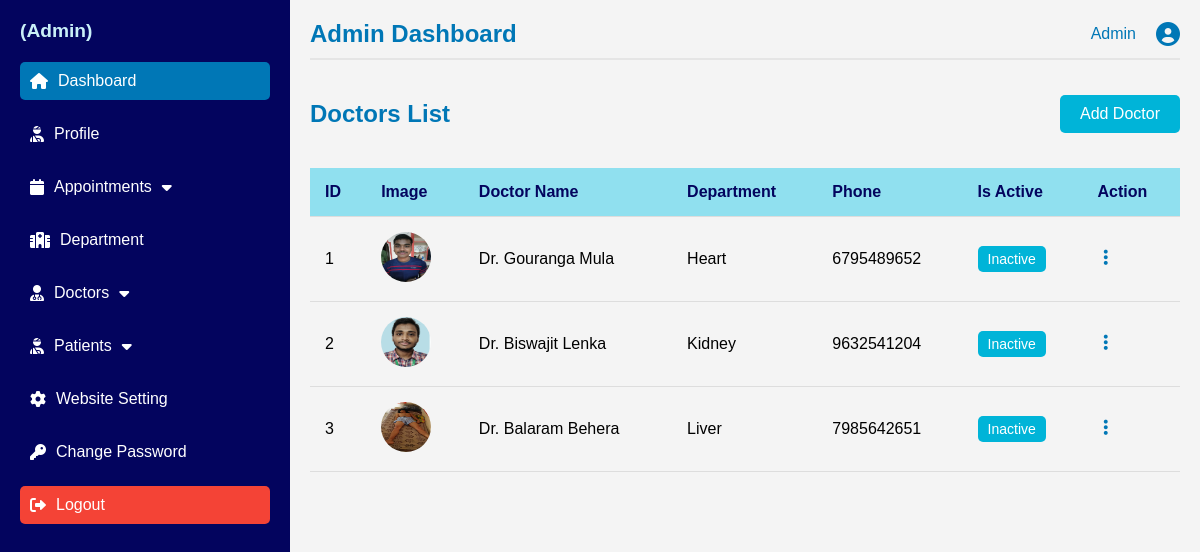
/admin_doctor_list, run on the app's committed database.
### authapp/models.py (models this page shows, shortened)
class DoctorProfile(models.Model):
    user = models.OneToOneField(User, on_delete=models.CASCADE)
    phone = models.CharField(max_length=20)
    department = models.ForeignKey(Department, on_delete=models.SET_NULL, null=True)
    gender = models.CharField(max_length=10, choices=[('male', 'Male'), ('female', 'Female'), ('other', 'Other')])
    designation = models.CharField(max_length=100, blank=True, null=True)
    qualification = models.CharField(max_length=100, blank=True, null=True)
    experience = models.PositiveIntegerField(default=0)
    specialization = models.CharField(max_length=100, blank=True, null=True)
    bio = models.TextField(max_length=500, blank=True, null=True)
    consultant_fees = models.DecimalField(max_digits=10, decimal_places=2, default=0.00)
    profile_image = models.ImageField(upload_to='images/', blank=True, null=True)
    address = models.CharField(max_length=255, blank=True, null=True)
    is_doctor = models.BooleanField(default=True)
    def get_full_name(self):
        return f"Dr. {self.user.first_name} {self.user.last_name}"
    def get_profile_image_url(self):
        if self.profile_image:
            return self.profile_image.url
        return 'path/to/default/image.jpg'

### website/models.py (models this page shows, shortened)
class Department(models.Model):
    name = models.CharField(max_length=100)
    image = models.ImageField(upload_to='images/')
    url = models.URLField(max_length=200)

### adminapp/views.py (the view)
# urls.py: path('admin_doctor_list', admin_doctor_list_view, name='admin_doctor_list'),
def admin_doctor_list_view(request):
    doctors = DoctorProfile.objects.filter(is_doctor=True)
    return render(request, 'admin_doctor_list.html', {'doctors': doctors})

### adminapp/templates/admin_doctor_list.html (shortened to what this page needs)
{% load static %}
<!DOCTYPE html>
<html lang="en">
<head>
  <link rel="stylesheet" type="text/css" href="{% static 'css/admincss/styles.css' %}">
  <link rel="stylesheet" href="https://cdnjs.cloudflare.com/ajax/libs/font-awesome/6.0.0-beta3/css/all.min.css">
</head>
<body>
  <div class="container">
    <nav class="sidebar">
      <div class="logo">
        <h2>{{ request.session.user_name }}(Admin)</h2>
      </div>
      <ul class="nav-links">
        <li><a href="{% url 'admin_dashboard' %}" class="active"><i class="fas fa-home"></i> Dashboard</a></li>
        <li><a href="{% url 'admin_profile' %}"><i class="fas fa-user-injured"></i>Profile</a></li>
        <li class="dropdown">
          <a href="#" class="dropdown-toggle">
            <i class="fas fa-calendar"></i> Appointments
            <i class="fas fa-caret-down"></i>
          </a>
        </li>
        <li><a href="{% url 'department_list' %}"><i class="fas fa-hospital"></i> Department</a></li>
        <li class="dropdown">
          <a href="" class="dropdown-toggle"><i class="fas fa-user-md"></i> Doctors <i
              class="fas fa-caret-down"></i></a>
        </li>
        <li class="dropdown">
          <a href="" class="dropdown-toggle"><i class="fas fa-user-injured"></i> Patients <i
          class="fas fa-caret-down"></i></a>
        </li>
        <li><a href="{% url 'website_setting' %}"><i class="fas fa-cog"></i> Website Setting</a></li>
        <li><a href="{% url 'admin_update_password' %}"><i class="fas fa-key"></i> Change Password</a></li>
        <li><a href="{% url 'logout' %}" class="logout"><i class="fas fa-sign-out-alt"></i> Logout</a></li>
      </ul>
    </nav>
    <main class="dashboard">
      <header class="dashboard-header">
        <h1>Admin Dashboard</h1>
        <div class="user-profile">
          <span>Admin</span>
          <i class="fas fa-user-circle"></i>
        </div>
      </header>
      <div class="doctor-list">
        <div class="doctor-list-header">
          <h2>Doctors List</h2>
          <a href="{% url 'add_doctor' %}" class="btn-add-doctor">Add Doctor</a>
        </div>
        <table class="doctor-table">
          <thead>
            <tr>
              <th>ID</th>
              <th>Image</th>
              <th>Doctor Name</th>
              <th>Department</th>
              <th>Phone</th>
              <th>Is Active</th>
              <th>Action</th>
            </tr>
          </thead>
          <tbody>
            {% for doctor in doctors %}
            <tr>
              <td>{{ doctor.id }}</td>
              <td>
                <img src="{{ doctor.get_profile_image_url }}" alt="Doctor Image" class="doctor-img">
              </td>
              <td>{{ doctor.get_full_name }}</td>
              <td>{{ doctor.department.name }}</td>
              <td>{{ doctor.phone }}</td>
              <td>
                <span class="badge-active">{% if doctor.is_active %}Active{% else %}Inactive{% endif %}</span>
              </td>
              <td>
                <div class="dropdown">
                  <button class="dropdown-btn"><i class="fas fa-ellipsis-v"></i></button>
                </div>
              </td>
            </tr>
            {% endfor %}
          </tbody>
        </table>
      </div>
    </main>
  </div>
</body>
</html>

### static/css/admincss/styles.css (style rules this page uses)
body { font-family: 'Arial', sans-serif; margin: 0; padding: 0; background-color: #f8f9fa; }
.container { display: flex; }
.sidebar { width: 250px; background-color: #03045e; height: 100vh; color: white; padding: 20px; }
.logo h2 { text-align: center; font-size: 18px; margin: 10px 0; color: #caf0f8; }
.nav-links { list-style-type: none; padding: 0; }
.nav-links li { margin-bottom: 15px; }
.nav-links a { text-decoration: none; color: white; font-size: 16px; display: flex; align-items: center; padding: 10px; border-radius: 5px; transition: background 0.3s; }
.nav-links a:hover, .nav-links a.active { background-color: #0077b6; }
.nav-links i { margin-right: 10px; }
.logout { background-color: #f44336; margin-top: auto; }
.dropdown { position: relative; }
.dropdown-toggle { display: inline-flex; align-items: center; }
.fa-caret-down { padding-left: 10px; }
.dashboard { flex-grow: 1; padding: 20px; }
.dashboard-header { display: flex; justify-content: space-between; align-items: center; border-bottom: 2px solid #e5e5e5; padding-bottom: 10px; }
.dashboard-header h1 { font-size: 24px; color: #0077b6; }
.user-profile { font-size: 16px; color: #0077b6; display: flex; align-items: center; }
.user-profile i { margin-left: 10px; font-size: 24px; }
body { font-family: Arial, sans-serif; margin: 0; padding: 0; }
.container { display: flex; flex-direction: row; min-height: 100vh; }
.sidebar { width: 250px; background-color: #03045e; color: white; display: flex; flex-direction: column; padding: 20px; box-shadow: 2px 0 5px rgba(0, 0, 0, 0.1); }
.sidebar .logo { display: flex; align-items: center; margin-bottom: 20px; }
.sidebar .logo h2 { font-size: 1.2rem; margin: 0; }
.sidebar .nav-links { list-style: none; padding: 0; margin: 0; }
.sidebar .nav-links li { margin-bottom: 15px; }
.sidebar .nav-links a { color: white; text-decoration: none; font-size: 1rem; display: flex; align-items: center; }
.sidebar .nav-links a i { margin-right: 10px; }
.sidebar .nav-links .active { background-color: #0077b6; padding: 10px; border-radius: 5px; }
.dashboard { flex: 1; padding: 20px; background-color: #f4f4f4; }
.dashboard-header { display: flex; justify-content: space-between; align-items: center; margin-bottom: 20px; }
.dashboard-header h1 { margin: 0; }
.user-profile { display: flex; align-items: center; }
.user-profile span { margin-right: 10px; }
.user-profile i { font-size: 1.5rem; }
.doctor-list { margin-top: 20px; }
.doctor-list-header { display: flex; justify-content: space-between; align-items: center; margin-bottom: 20px; }
.doctor-list-header h2 { font-size: 24px; color: #0077b6; }
.btn-add-doctor { background-color: #00b4d8; color: white; padding: 10px 20px; border-radius: 5px; text-decoration: none; font-size: 16px; cursor: pointer; }
.doctor-table { width: 100%; border-collapse: collapse; }
.doctor-table th, .doctor-table td { padding: 15px; text-align: left; border-bottom: 1px solid #ddd; }
.doctor-table th { background-color: #90e0ef; color: #03045e; }
.doctor-img { width: 50px; height: 50px; border-radius: 50%; }
.badge-active { background-color: #00b4d8; color: white; padding: 5px 10px; border-radius: 5px; font-size: 14px; }
.dropdown { position: relative; display: inline-block; }
.dropdown-btn { background-color: transparent; border: none; cursor: pointer; font-size: 18px; color: #0077b6; }

### data on the page
DoctorProfile: id "1", get_profile_image_url (picture), get_full_name "Dr. Gouranga Mula", department.name "Heart", phone "6795489652"
DoctorProfile: id "2", get_profile_image_url (picture), get_full_name "Dr. Biswajit Lenka", department.name "Kidney", phone "9632541204"
DoctorProfile: id "3", get_profile_image_url (picture), get_full_name "Dr. Balaram Behera", department.name "Liver", phone "7985642651"
